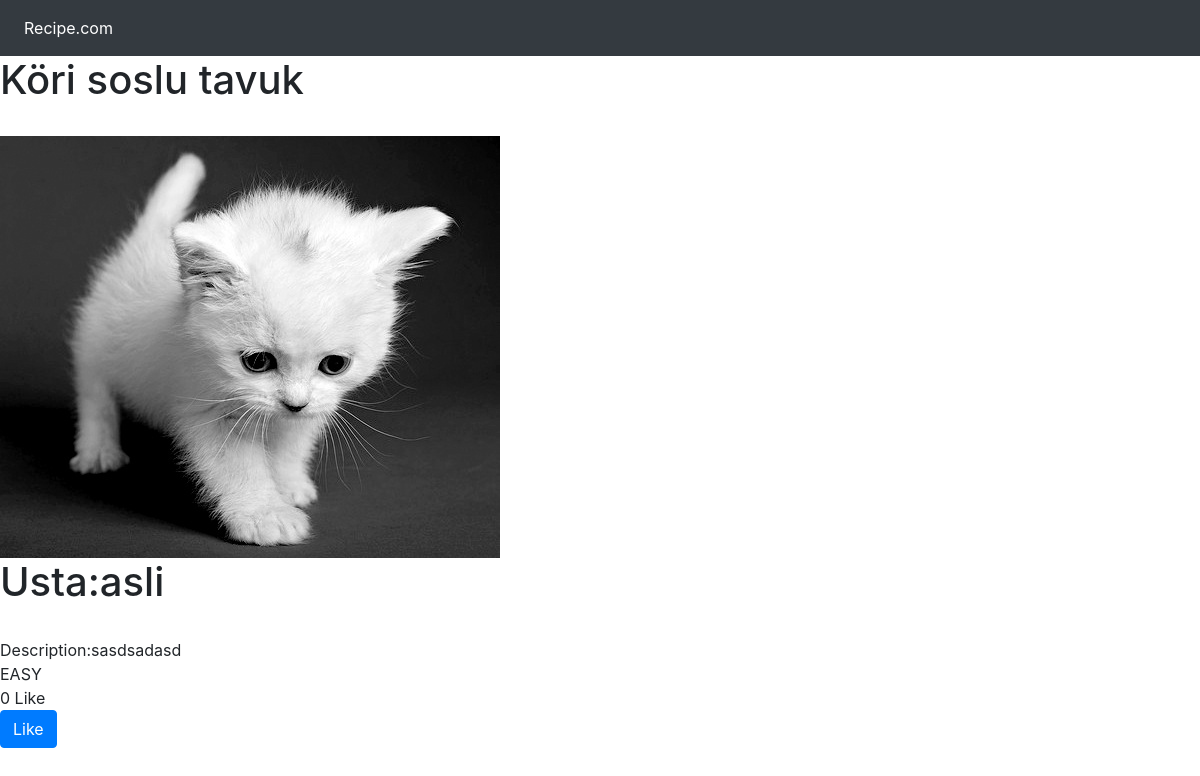
/food/kori-soslu-tavuk/, run on the app's committed database.
### food/models.py (models this page shows, shortened)
class Recipe(models.Model):
    user=models.ForeignKey('auth.User',verbose_name='usta',on_delete=models.CASCADE)
    name=models.CharField(max_length=40)
    description=models.TextField()
    image=models.ImageField(blank=True,null=True)
    difficulty=models.CharField(max_length=45,choices=DIFFUCULTY)
    ingredients=models.ManyToManyField(Ingredient)
    publishing_date=models.DateTimeField(auto_now_add=True)
    slug=models.SlugField(editable=False)
    likes=models.ManyToManyField(User,related_name='likes',blank=True)
    def total_likes(self):
        return self.likes.count()
    class Meta:
        ordering=['-publishing_date']

### food/views.py (the view)
# urls.py: re_path(r'^(?P<slug>[\w-]+)/$',detail_view,name='detail'),
def detail_view(request,slug):
    recipe=get_object_or_404(Recipe,slug=slug)
    is_liked = False
    if recipe.likes.filter(id=request.user.id).exists():
        is_liked=True
    context={
        'recipe':recipe,
        'is_liked':is_liked,
        'total_likes': recipe.total_likes(),
    }
    return render(request,'food/detail.html',context)

### templates/food/detail.html (shortened to what this page needs)
{% extends 'base.html'%}
{% block body %}
    <h1>{{ recipe.name}}</h1><br>
    {% if recipe.image %}
        <img src="{{recipe.image.url}}" class="img-responsive">
    {% endif %}
    <h1>Usta:{{recipe.user.username}}</h1><br>
    Description:{{ recipe.description}}<br>
    {{ recipe.difficulty }}<br>
    {{ total_likes }} Like
    <form action="{% url 'like_recipe' %}" method="post">
        {% if is_liked %}
        <button type="submit" name="recipe_id" value="{{recipe.id}}" class="btn btn-primary"> Dislike </button>
        {% else %}
        <button type="submit" name="recipe_id" value="{{recipe.id}}" class="btn btn-primary"> Like </button>
        {% endif %}
    </form>
{% endblock %}

### data on the page
Recipe: name "Köri soslu tavuk", image (picture), user.username "asli", description "sasdsadasd", difficulty "EASY"

### other printed values
{{ total_likes }} "0"
